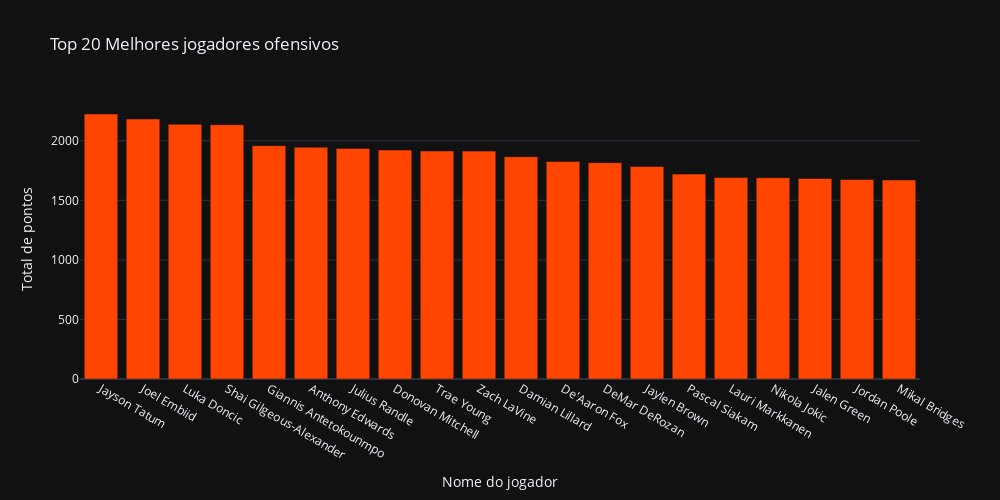

Notebook source saved alongside this figure:
### Markdown cell above
E ofensivo podemos ver os top 20 jogadores que mais pontuaram na liga em 2023

### Code cell
best_attacking_players = ev.sort_values(by='PTS', ascending=False).head(20)

fig_attacking = go.Figure()
fig_attacking.add_trace(go.Bar(x=best_attacking_players['PName'], y=best_attacking_players['PTS'],
                               marker_color='orangered'))

fig_attacking.update_layout(
    title='Top 20 Melhores jogadores ofensivos',
    xaxis_title='Nome do jogador',
    yaxis_title='Total de pontos',
    height=500,
    width=1000,
    template='plotly_dark'
)

### Figure 1 — Plotly figure (JSON) as saved in the notebook; plotly's stock layout.template omitted (floating-point values rounded to 4 significant figures)
{"data": [{"marker": {"color": "orangered"}, "x": ["Jayson Tatum", "Joel Embiid", "Luka Doncic", "Shai Gilgeous-Alexander", "Giannis Antetokounmpo", "Anthony Edwards", "Julius Randle", "Donovan Mitchell", "Trae Young", "Zach LaVine", "Damian Lillard", "De'Aaron Fox", "DeMar DeRozan", "Jaylen Brown", "Pascal Siakam", "Lauri Markkanen", "Nikola Jokic", "Jalen Green", "Jordan Poole", "Mikal Bridges"], "y": [2225, 2183, 2138, 2135, 1959, 1946, 1936, 1922, 1914, 1913, 1866, 1826, 1816, 1784, 1720, 1691, 1690, 1683, 1675, 1671], "type": "bar"}], "layout": {"title": {"text": "Top 20 Melhores jogadores ofensivos"}, "xaxis": {"title": {"text": "Nome do jogador"}}, "yaxis": {"title": {"text": "Total de pontos"}}, "height": 500, "width": 1000}}
